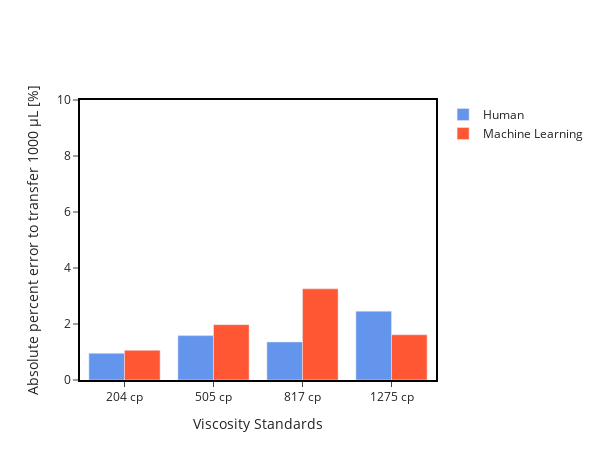

The cell this chart's notebook holds for it:
### Code cell
plotting('Absolute percent error to transfer 1000 μL [%]')

### Figure 1 — Plotly figure (JSON) as saved in the notebook; plotly's stock layout.template omitted (floating-point values rounded to 4 significant figures)
{"data": [{"marker": {"color": "#6495ED"}, "name": "Human", "type": "bar", "x": ["204 cp", "505 cp", "817 cp", "1275 cp"], "y": [0.9525, 1.586, 1.359, 2.459]}, {"marker": {"color": "#FF5733"}, "name": "Machine Learning", "type": "bar", "x": ["204 cp", "505 cp", "817 cp", "1275 cp"], "y": [1.06, 1.977, 3.255, 1.615]}], "layout": {"height": 460, "paper_bgcolor": "rgba(0,0,0,0)", "plot_bgcolor": "rgba(0, 0, 0, 0)", "width": 600, "xaxis": {"linecolor": "black", "linewidth": 2, "mirror": true, "showgrid": false, "showline": true, "ticks": "outside", "title": {"text": "Viscosity Standards"}}, "yaxis": {"linecolor": "black", "linewidth": 2, "mirror": true, "range": [0, 10], "showgrid": false, "showline": true, "ticks": "outside", "title": {"text": "Absolute percent error to transfer 1000 μL [%]"}}}}
